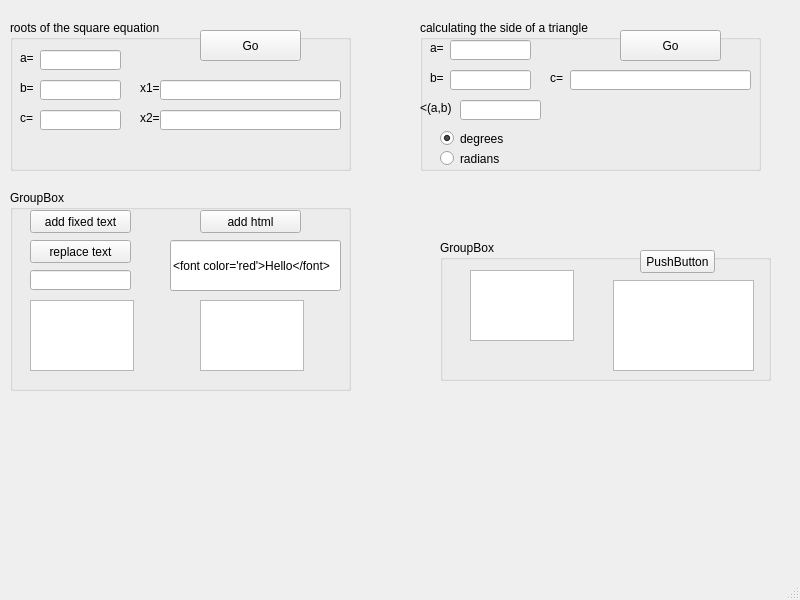
<?xml version="1.0" encoding="UTF-8"?>
<ui version="4.0">
 <class>MainWindow</class>
 <widget class="QMainWindow" name="MainWindow">
  <property name="geometry">
   <rect>
    <x>0</x>
    <y>0</y>
    <width>800</width>
    <height>600</height>
   </rect>
  </property>
  <property name="windowTitle">
   <string>MainWindow</string>
  </property>
  <widget class="QWidget" name="centralwidget">
   <widget class="QGroupBox" name="groupBox">
    <property name="geometry">
     <rect>
      <x>10</x>
      <y>20</y>
      <width>341</width>
      <height>151</height>
     </rect>
    </property>
    <property name="title">
     <string>roots of the square equation</string>
    </property>
    <widget class="QPushButton" name="pushButton_sqEq">
     <property name="geometry">
      <rect>
       <x>190</x>
       <y>10</y>
       <width>101</width>
       <height>31</height>
      </rect>
     </property>
     <property name="text">
      <string>Go</string>
     </property>
    </widget>
    <widget class="QLineEdit" name="sq_a">
     <property name="geometry">
      <rect>
       <x>30</x>
       <y>30</y>
       <width>81</width>
       <height>20</height>
      </rect>
     </property>
     <property name="clearButtonEnabled">
      <bool>false</bool>
     </property>
    </widget>
    <widget class="QLabel" name="label">
     <property name="geometry">
      <rect>
       <x>10</x>
       <y>30</y>
       <width>16</width>
       <height>16</height>
      </rect>
     </property>
     <property name="text">
      <string>a=</string>
     </property>
    </widget>
    <widget class="QLabel" name="label_2">
     <property name="geometry">
      <rect>
       <x>10</x>
       <y>60</y>
       <width>16</width>
       <height>16</height>
      </rect>
     </property>
     <property name="text">
      <string>b=</string>
     </property>
    </widget>
    <widget class="QLabel" name="label_3">
     <property name="geometry">
      <rect>
       <x>10</x>
       <y>90</y>
       <width>21</width>
       <height>16</height>
      </rect>
     </property>
     <property name="text">
      <string>c=</string>
     </property>
    </widget>
    <widget class="QLineEdit" name="sq_b">
     <property name="geometry">
      <rect>
       <x>30</x>
       <y>60</y>
       <width>81</width>
       <height>20</height>
      </rect>
     </property>
    </widget>
    <widget class="QLineEdit" name="sq_c">
     <property name="geometry">
      <rect>
       <x>30</x>
       <y>90</y>
       <width>81</width>
       <height>20</height>
      </rect>
     </property>
    </widget>
    <widget class="QLabel" name="label_4">
     <property name="geometry">
      <rect>
       <x>130</x>
       <y>60</y>
       <width>21</width>
       <height>16</height>
      </rect>
     </property>
     <property name="text">
      <string>x1=</string>
     </property>
    </widget>
    <widget class="QLabel" name="label_5">
     <property name="geometry">
      <rect>
       <x>130</x>
       <y>90</y>
       <width>21</width>
       <height>16</height>
      </rect>
     </property>
     <property name="text">
      <string>x2=</string>
     </property>
    </widget>
    <widget class="QLineEdit" name="sq_x1">
     <property name="geometry">
      <rect>
       <x>150</x>
       <y>60</y>
       <width>181</width>
       <height>20</height>
      </rect>
     </property>
     <property name="readOnly">
      <bool>true</bool>
     </property>
    </widget>
    <widget class="QLineEdit" name="sq_x2">
     <property name="geometry">
      <rect>
       <x>150</x>
       <y>90</y>
       <width>181</width>
       <height>20</height>
      </rect>
     </property>
     <property name="readOnly">
      <bool>true</bool>
     </property>
    </widget>
   </widget>
   <widget class="QGroupBox" name="groupBox_2">
    <property name="geometry">
     <rect>
      <x>420</x>
      <y>20</y>
      <width>341</width>
      <height>151</height>
     </rect>
    </property>
    <property name="title">
     <string>calculating the side of a triangle</string>
    </property>
    <widget class="QRadioButton" name="radioButton_degrees">
     <property name="geometry">
      <rect>
       <x>20</x>
       <y>110</y>
       <width>82</width>
       <height>17</height>
      </rect>
     </property>
     <property name="text">
      <string>degrees</string>
     </property>
     <property name="checked">
      <bool>true</bool>
     </property>
    </widget>
    <widget class="QRadioButton" name="radioButton_radians">
     <property name="geometry">
      <rect>
       <x>20</x>
       <y>130</y>
       <width>82</width>
       <height>17</height>
      </rect>
     </property>
     <property name="text">
      <string>radians</string>
     </property>
    </widget>
    <widget class="QLabel" name="label_8">
     <property name="geometry">
      <rect>
       <x>10</x>
       <y>20</y>
       <width>16</width>
       <height>16</height>
      </rect>
     </property>
     <property name="text">
      <string>a=</string>
     </property>
    </widget>
    <widget class="QLabel" name="label_7">
     <property name="geometry">
      <rect>
       <x>10</x>
       <y>50</y>
       <width>16</width>
       <height>16</height>
      </rect>
     </property>
     <property name="text">
      <string>b=</string>
     </property>
    </widget>
    <widget class="QLineEdit" name="triangle_degree_ab">
     <property name="geometry">
      <rect>
       <x>40</x>
       <y>80</y>
       <width>81</width>
       <height>20</height>
      </rect>
     </property>
    </widget>
    <widget class="QLabel" name="label_6">
     <property name="geometry">
      <rect>
       <x>0</x>
       <y>80</y>
       <width>31</width>
       <height>16</height>
      </rect>
     </property>
     <property name="text">
      <string>&lt;(a,b)</string>
     </property>
    </widget>
    <widget class="QLineEdit" name="triangle_a">
     <property name="geometry">
      <rect>
       <x>30</x>
       <y>20</y>
       <width>81</width>
       <height>20</height>
      </rect>
     </property>
     <property name="clearButtonEnabled">
      <bool>false</bool>
     </property>
    </widget>
    <widget class="QLineEdit" name="triangle_b">
     <property name="geometry">
      <rect>
       <x>30</x>
       <y>50</y>
       <width>81</width>
       <height>20</height>
      </rect>
     </property>
    </widget>
    <widget class="QPushButton" name="pushButton_degree">
     <property name="geometry">
      <rect>
       <x>200</x>
       <y>10</y>
       <width>101</width>
       <height>31</height>
      </rect>
     </property>
     <property name="text">
      <string>Go</string>
     </property>
    </widget>
    <widget class="QLineEdit" name="triangle_c">
     <property name="geometry">
      <rect>
       <x>150</x>
       <y>50</y>
       <width>181</width>
       <height>20</height>
      </rect>
     </property>
     <property name="readOnly">
      <bool>true</bool>
     </property>
    </widget>
    <widget class="QLabel" name="label_9">
     <property name="geometry">
      <rect>
       <x>130</x>
       <y>50</y>
       <width>21</width>
       <height>16</height>
      </rect>
     </property>
     <property name="text">
      <string>c=</string>
     </property>
    </widget>
   </widget>
   <widget class="QGroupBox" name="groupBox_3">
    <property name="geometry">
     <rect>
      <x>10</x>
      <y>190</y>
      <width>341</width>
      <height>201</height>
     </rect>
    </property>
    <property name="title">
     <string>GroupBox</string>
    </property>
    <widget class="QPlainTextEdit" name="plainTextEdit">
     <property name="geometry">
      <rect>
       <x>20</x>
       <y>110</y>
       <width>104</width>
       <height>71</height>
      </rect>
     </property>
    </widget>
    <widget class="QPushButton" name="pushButton_addText">
     <property name="geometry">
      <rect>
       <x>20</x>
       <y>20</y>
       <width>101</width>
       <height>23</height>
      </rect>
     </property>
     <property name="text">
      <string>add fixed text</string>
     </property>
    </widget>
    <widget class="QPushButton" name="pushButton_replaceText">
     <property name="geometry">
      <rect>
       <x>20</x>
       <y>50</y>
       <width>101</width>
       <height>23</height>
      </rect>
     </property>
     <property name="text">
      <string>replace text</string>
     </property>
    </widget>
    <widget class="QTextEdit" name="textEdit">
     <property name="geometry">
      <rect>
       <x>190</x>
       <y>110</y>
       <width>104</width>
       <height>71</height>
      </rect>
     </property>
     <property name="html">
      <string>&lt;!DOCTYPE HTML PUBLIC &quot;-//W3C//DTD HTML 4.0//EN&quot; &quot;http://www.w3.org/TR/REC-html40/strict.dtd&quot;&gt;
&lt;html&gt;&lt;head&gt;&lt;meta name=&quot;qrichtext&quot; content=&quot;1&quot; /&gt;&lt;style type=&quot;text/css&quot;&gt;
p, li { white-space: pre-wrap; }
&lt;/style&gt;&lt;/head&gt;&lt;body style=&quot; font-family:'MS Shell Dlg 2'; font-size:8.25pt; font-weight:400; font-style:normal;&quot;&gt;
&lt;p style=&quot;-qt-paragraph-type:empty; margin-top:0px; margin-bottom:0px; margin-left:0px; margin-right:0px; -qt-block-indent:0; text-indent:0px; font-size:8pt;&quot;&gt;&lt;br /&gt;&lt;/p&gt;&lt;/body&gt;&lt;/html&gt;</string>
     </property>
    </widget>
    <widget class="QLineEdit" name="lineEdit">
     <property name="geometry">
      <rect>
       <x>20</x>
       <y>80</y>
       <width>101</width>
       <height>20</height>
      </rect>
     </property>
    </widget>
    <widget class="QPushButton" name="pushButton_replaceText_2">
     <property name="geometry">
      <rect>
       <x>190</x>
       <y>20</y>
       <width>101</width>
       <height>23</height>
      </rect>
     </property>
     <property name="text">
      <string>add html</string>
     </property>
    </widget>
    <widget class="QLineEdit" name="lineEdit_html">
     <property name="geometry">
      <rect>
       <x>160</x>
       <y>50</y>
       <width>171</width>
       <height>51</height>
      </rect>
     </property>
     <property name="text">
      <string>&lt;font color='red'&gt;Hello&lt;/font&gt;</string>
     </property>
    </widget>
   </widget>
   <widget class="QGroupBox" name="groupBox_4">
    <property name="geometry">
     <rect>
      <x>440</x>
      <y>240</y>
      <width>331</width>
      <height>141</height>
     </rect>
    </property>
    <property name="title">
     <string>GroupBox</string>
    </property>
    <widget class="QTextEdit" name="textEdit_2">
     <property name="geometry">
      <rect>
       <x>30</x>
       <y>30</y>
       <width>104</width>
       <height>71</height>
      </rect>
     </property>
     <property name="html">
      <string>&lt;!DOCTYPE HTML PUBLIC &quot;-//W3C//DTD HTML 4.0//EN&quot; &quot;http://www.w3.org/TR/REC-html40/strict.dtd&quot;&gt;
&lt;html&gt;&lt;head&gt;&lt;meta name=&quot;qrichtext&quot; content=&quot;1&quot; /&gt;&lt;style type=&quot;text/css&quot;&gt;
p, li { white-space: pre-wrap; }
&lt;/style&gt;&lt;/head&gt;&lt;body style=&quot; font-family:'MS Shell Dlg 2'; font-size:8.25pt; font-weight:400; font-style:normal;&quot;&gt;
&lt;p style=&quot;-qt-paragraph-type:empty; margin-top:0px; margin-bottom:0px; margin-left:0px; margin-right:0px; -qt-block-indent:0; text-indent:0px; font-size:8pt;&quot;&gt;&lt;br /&gt;&lt;/p&gt;&lt;/body&gt;&lt;/html&gt;</string>
     </property>
    </widget>
    <widget class="QPushButton" name="pushButton">
     <property name="geometry">
      <rect>
       <x>200</x>
       <y>10</y>
       <width>75</width>
       <height>23</height>
      </rect>
     </property>
     <property name="text">
      <string>PushButton</string>
     </property>
    </widget>
    <widget class="QTextEdit" name="textEdit_3">
     <property name="geometry">
      <rect>
       <x>173</x>
       <y>40</y>
       <width>141</width>
       <height>91</height>
      </rect>
     </property>
    </widget>
   </widget>
  </widget>
  <widget class="QMenuBar" name="menubar">
   <property name="geometry">
    <rect>
     <x>0</x>
     <y>0</y>
     <width>800</width>
     <height>21</height>
    </rect>
   </property>
  </widget>
  <widget class="QStatusBar" name="statusbar"/>
 </widget>
 <resources/>
 <connections/>
</ui>
